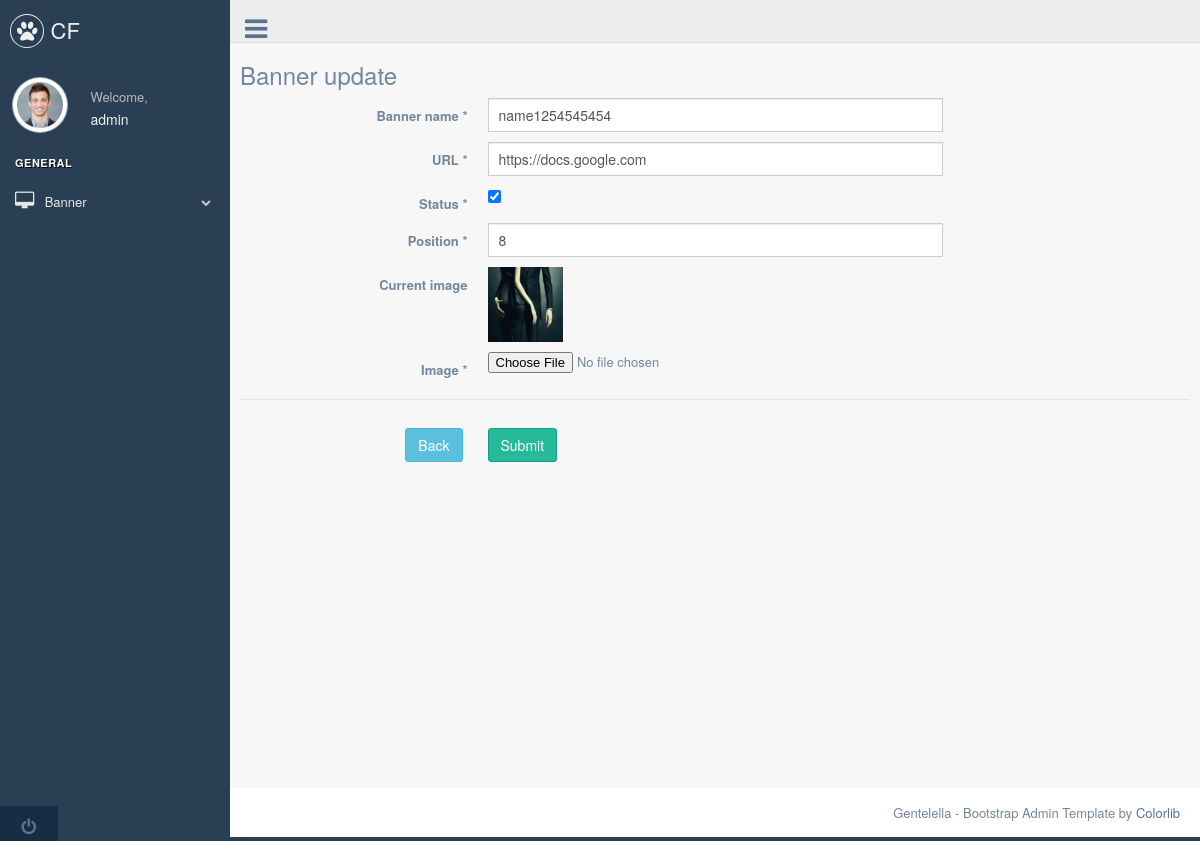
Page /banner/update/15 (signed in) on the committed database.
### tables this page shows
CREATE TABLE `banner` (
  `id` int(11) NOT NULL AUTO_INCREMENT,
  `name` varchar(128) DEFAULT NULL,
  `url` varchar(128) DEFAULT NULL,
  `img` varchar(128) DEFAULT NULL,
  `status` tinyint(1) DEFAULT NULL,
  `position` int(7) DEFAULT NULL,
  PRIMARY KEY (`id`)
);

### config/routes.php (called while the page is built)
<?php
return [
    'banner/changePosition' => ['banner/changePosition', 'auth'],
    'banner/delete' => ['banner/delete', 'auth'],
    'banner/update/([0-9]+)' => ['banner/update/$1', 'auth'],
    'banner/list' => ['banner/list', 'auth'],
    'banner/create' => ['banner/create', 'auth'],
    'banner' => ['banner/index', 'auth'],
    'login/login' => ['login/login'],
    'login/logout' => ['login/logout'],
    'login' => ['login/index'],
    '' => ['home/index']
];

### app/autoload.php (called while the page is built, shortened)
<?php
spl_autoload_register(function($class){
    $class = str_replace('\\', '/',$class);
    $file = ROOT.'/'.$class.'.php';
});

### app/functions.php (called while the page is built, shortened)
<?php
function isLogin(){
    if(isset($_SESSION['user']) && !empty($_SESSION['user'])){
        return true;
    }else{
        return false;
    }
}

### app/Middleware/RedirectIfAuthenticated.php (called while the page is built, shortened)
<?php
class RedirectIfAuthenticated{
    public static function handle($param)
    {
        return true;
    }
}

### app/View.php (called while the page is built, shortened)
<?php
class View{
    public static function render($name, $params=null, $layoutName = 'default'){
        require_once (ROOT."/views/layouts/$layoutName-header.php");
        require_once (ROOT."/views/$name.php");
        require_once (ROOT."/views/layouts/$layoutName-footer.php");
    }
}

### controllers/BannerController.php (called while the page is built, shortened)
<?php
class BannerController
{
    public function actionUpdate($id)
    {
        $banner = new Banner();
        $bannerArr = $banner->getItemByID($id);
        View::render('banner/update', $bannerArr);
    }
}

### index.php (called while the page is built, shortened)
<?php
require_once (ROOT . '/app/functions.php');
require_once (ROOT . '/app/View.php');
require_once (ROOT . '/app/Router.php');
require_once (ROOT . '/app/DB.php');
require_once (ROOT . '/app/autoload.php');
$router = new Router();
$router->run();

### models/Login.php (called while the page is built, shortened)
<?php
class Login extends Model{
    public static function getUserName(){
        return $_SESSION['user']['name'] ?? 'Guest';
    }
}

### app/Model.php (called while the page is built, shortened)
<?php
abstract class Model implements IModel
{
    public $db;
    public function __construct()
    {
        $this->db = DB::getConnection();
    }
    public function getItemByID($id)
    {
        $id = intval($id);
        if ($id) {
            try {
                $sql = 'SELECT * from ' . static::table() . ' WHERE id =' . $id;
                $result = $this->db->query($sql);
                $result->setFetchMode(PDO::FETCH_ASSOC);
                $newsItem = $result->fetch();
                return $newsItem;
            } catch (PDOException $e) {
                echo $sql . "<br>" . $e->getMessage();
            }
        }
        return false;
    }
}

### app/DB.php (called while the page is built, shortened)
<?php
class DB
{
    public static function getConnection()
    {
        $paramsPath = ROOT . '/config/db_params.php';
        $params = include($paramsPath);
        try {
            $dsn = "mysql:host={$params['host']};dbname={$params['dbname']};charset=utf8";
            $db = new \PDO($dsn, $params['user'], $params['password']);
            return $db;
        } catch (PDOException $e) {
            printme(' connect to MySQL failed', 1);
            printme("Error: " . $e->getMessage());
        }
    }
}

### models/Banner.php (called while the page is built, shortened)
<?php
class Banner extends Model
{
    public static function table()
    {
        return 'banner';
    }
}

### views/banner/_form.php (the view, shortened to what this page needs)
<form  method="post" enctype="multipart/form-data" class="form-horizontal form-label-left" >
    <div class="item form-group">
        <label class="control-label col-md-3 col-sm-3 col-xs-12" for="name">Banner name <span class="required">*</span>
        </label>
        <div class="col-md-6 col-sm-6 col-xs-12">
            <input value="<?php echo $params['name'];?>" id="name" class="form-control col-md-7 col-xs-12"
                   name="name" placeholder="Banner name" required="required" type="text">
        </div>
    </div>
    <div class="item form-group">
        <label class="control-label col-md-3 col-sm-3 col-xs-12" for="url">URL <span class="required">*</span>
        </label>
        <div class="col-md-6 col-sm-6 col-xs-12">
            <input value="<?php echo $params['url'];?>" type="url" id="url" name="url" required="required" placeholder="www.website.com" class="form-control col-md-7 col-xs-12">
        </div>
    </div>
    <div class="item form-group">
        <label class="control-label col-md-3 col-sm-3 col-xs-12" for="status">Status <span class="required">*</span>
        </label>
        <div class="col-md-6 col-sm-6 col-xs-12">
            <input name="status" type="checkbox" class="form-check-input"  <?php echo $params['status'] == 1 ? "checked  " : '';?>>
        </div>
    </div>
    <div class="item form-group">
        <label class="control-label col-md-3 col-sm-3 col-xs-12" for="position">Position <span class="required">*</span>
        </label>
        <div class="col-md-6 col-sm-6 col-xs-12">
            <input value="<?php echo $params['position'];?>" type="number" id="position" name="position"
                   required="required"  class="form-control col-md-7 col-xs-12">
        </div>
    </div>
    <?php if($params['img']){?>
        <div class="item form-group">
            <label class="control-label col-md-3 col-sm-3 col-xs-12" >Current image
            </label>
            <div class="col-md-6 col-sm-6 col-xs-12">
                <img  src="/web/images/banner/<?php echo $params['img'];?>" class="tbl-banner-img" alt="<?php echo $params['img'];?>"/>
            </div>
        </div>
    <?php } ?>
    <div class="item form-group">
        <label class="control-label col-md-3 col-sm-3 col-xs-12" for="img">Image <span class="required">*</span>
        </label>
        <div class="col-md-6 col-sm-6 col-xs-12">
            <input type="file"  value="Choose image" name="img" data-target="#pictureBtn"  accept="image/*" />
        </div>
    </div>
    <div class="ln_solid"></div>
    <div class="form-group">
        <div class="form-group">
            <div class="control-label col-md-3 col-sm-3 col-xs-12">
                <a href="/banner/list"  class="btn btn-info">Back</a>
            </div>
            <div class="col-md-6 col-sm-6 col-xs-12 pt-8">
                <button id="send" type="submit" class="btn btn-success">Submit</button>
            </div>
        </div>
    </div>
</form>

### app/Router.php (shortened to what this page needs)
<?php
class Router{
    private $routes;
    public function __construct()
    {
        $routesPath = ROOT.'/config/routes.php';
        $this->routes = include($routesPath);
    }
    private function getURI(){
        if(!empty($_SERVER['REQUEST_URI'])){
            return trim($_SERVER['REQUEST_URI'], '/');
        }
        return false;
    }
    public function run()
    {
        $uri =  $this->getURI();
        foreach ($this->routes as $uriPattern => $path_middleware) {
            if(preg_match("~$uriPattern~", $uri)){
                $path = $path_middleware[0];
                $middleware = isset($path_middleware[1]) ? $path_middleware[1] : '' ;
                if(empty($middleware) ||
                    RedirectIfAuthenticated::handle($middleware)) {
                    $internalRoute = preg_replace("~$uriPattern~", $path, $uri);
                    $segments = explode('/', $internalRoute);
                    $controllerName = array_shift($segments) . 'Controller';
                    $actionName = 'action' . ucfirst(array_shift($segments));
                    $parameters = $segments;
                    $controllerObject = new $controllerName;
                    call_user_func_array([$controllerObject, $actionName], $parameters);
                    break;
                }
            }
        }
    }
}

### views/layouts/default-header.php (shortened to what this page needs)
<!DOCTYPE html>
<html lang="en-US">
<head>
    <link href="/web/css/bootstrap.min.css" rel="stylesheet">
    <link href="/web/css/style.css" rel="stylesheet">
    <link href="/web/font-awesome.min.css" rel="stylesheet">
    <link rel="stylesheet" href="/web/css/flexslider.css" type="text/css" media="screen" />
    <link href="/web/css/custom.min.css" rel="stylesheet">
</head>
<body class="nav-md">
<div class="container body">
    <div class="main_container">
        <div class="col-md-3 left_col">
            <div class="left_col scroll-view">
                <div class="navbar nav_title" style="border: 0;">
                    <a href="index.html" class="site_title"><i class="fa fa-paw"></i> <span>CF</span></a>
                </div>
                <div class="profile clearfix">
                    <div class="profile_pic">
                        <img src="/web/images/img.jpg" alt="..." class="img-circle profile_img">
                    </div>
                    <div class="profile_info">
                        <span>Welcome,</span>
                        <h2><?php echo \models\Login::getUserName(); ?></h2>
                    </div>
                </div>
                <br>
                <div id="sidebar-menu" class="main_menu_side hidden-print main_menu">
                    <div class="menu_section active">
                        <h3>General</h3>
                        <ul class="nav side-menu">
                            <li><a><i class="fa fa-desktop" ></i> Banner <span class="fa fa-chevron-down"></span></a>
                            </li>
                        </ul>
                    </div>
                </div>
                <div class="sidebar-footer hidden-small">
                    <a data-toggle="tooltip" data-placement="top" title="" href="/login/logout" data-original-title="Logout">
                        <span class="fa fa-power-off" aria-hidden="true"></span>
                    </a>
                </div>
            </div>
        </div>
        <div class="top_nav">
            <div class="nav_menu">
                <nav>
                    <div class="nav toggle">
                        <a id="menu_toggle"><i class="fa fa-bars"></i></a>
                    </div>
                </nav>
            </div>
        </div>
        <div class="right_col" role="main">
            <div class="row">

### views/banner/update.php
<div class="page-title">
    <div class="title_left">
        <h3>Banner update</h3>
    </div>
</div>
<div class="clearfix"></div>
<div class="row">
    <div class="col-md-12 col-sm-12 col-xs-12">
        <?php require ('_form.php')?>
    </div>
</div>

### views/layouts/default-footer.php (shortened to what this page needs)
</div>
</div>
<footer>
    <div class="pull-right">
        Gentelella - Bootstrap Admin Template by <a href="https://colorlib.com">Colorlib</a>
    </div>
    <div class="clearfix"></div>
</footer>
</div>
</div>
</body>
</html>

### web/css/style.css (style rules this page uses)
.tbl-banner-img { height: 75px; }
.pt-8 { padding-top: 8px; }

### rows in the picture
banner: name "name1254545454", url "https://docs.google.com", status "☑", position "8", img (picture)
